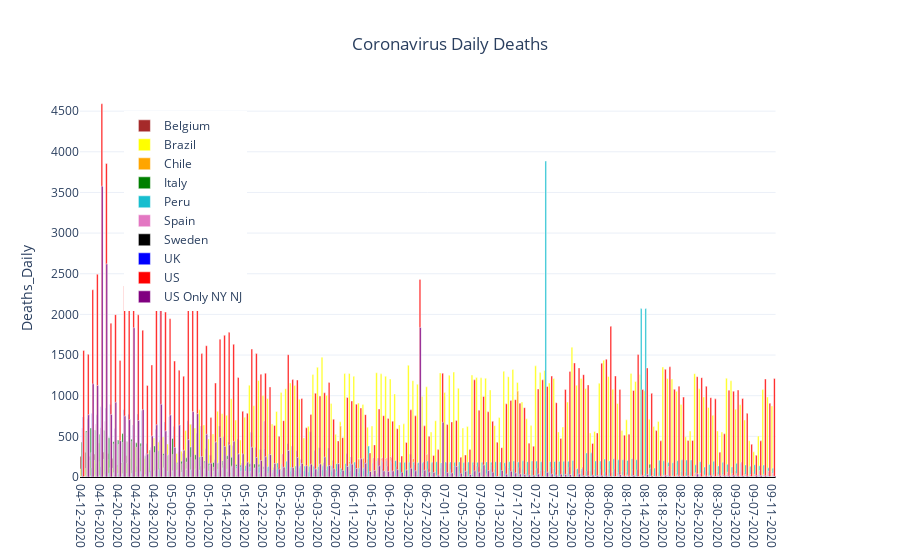

This figure's notebook cell:
### Code cell
fig = make_subplots(specs=[[{'secondary_y':True}]])
for mycountry in countries_list:
    fig.add_trace(go.Bar(x=country_df[country_df['Country_Region']==mycountry]['Date'],
                               y=country_df[country_df['Country_Region']==mycountry]['Deaths_Daily'],
                               name = rename_dict[mycountry],
                               marker = {'color':colors_dict[mycountry]},width = 0.35),
                  secondary_y = False)
fig.update_layout(showlegend = True,
                legend= dict(x=0.06,y=0.97),
                title='Coronavirus Daily Deaths',
                title_x= 0.5,
                yaxis={'title':'Deaths_Daily',
                       'range': [0.0,country_df['Deaths_Daily'].max() * 1.01],
                       'zeroline':True,'zerolinecolor':'#000000','zerolinewidth':2.0},
                template='plotly_white')
fig.show()
fig.write_image(r'C:\__YOUTUBE__\__POLITICS__\Coronavirus\outputdata\W5-CV_Daily_Deaths.png',width = 852,height = 480)

### Figure 1 — Plotly figure (JSON) as saved in the notebook; plotly's stock layout.template omitted (floating-point values rounded to 4 significant figures; data arrays with more than 128 entries replaced by an {"elided": "..."} marker saying what was removed)
{"data": [{"marker": {"color": "brown"}, "name": "Belgium", "type": "bar", "width": 0.35, "x": {"elided": "153 str values"}, "xaxis": "x", "y": {"elided": "153 int values"}, "yaxis": "y"}, {"marker": {"color": "yellow"}, "name": "Brazil", "type": "bar", "width": 0.35, "x": {"elided": "153 str values"}, "xaxis": "x", "y": {"elided": "153 int values"}, "yaxis": "y"}, {"marker": {"color": "orange"}, "name": "Chile", "type": "bar", "width": 0.35, "x": {"elided": "153 str values"}, "xaxis": "x", "y": {"elided": "153 int values"}, "yaxis": "y"}, {"marker": {"color": "green"}, "name": "Italy", "type": "bar", "width": 0.35, "x": {"elided": "153 str values"}, "xaxis": "x", "y": {"elided": "153 int values"}, "yaxis": "y"}, {"marker": {"color": "#17becf"}, "name": "Peru", "type": "bar", "width": 0.35, "x": {"elided": "153 str values"}, "xaxis": "x", "y": {"elided": "153 int values"}, "yaxis": "y"}, {"marker": {"color": "#e377c2"}, "name": "Spain", "type": "bar", "width": 0.35, "x": {"elided": "153 str values"}, "xaxis": "x", "y": {"elided": "153 int values"}, "yaxis": "y"}, {"marker": {"color": "black"}, "name": "Sweden", "type": "bar", "width": 0.35, "x": {"elided": "153 str values"}, "xaxis": "x", "y": {"elided": "153 int values"}, "yaxis": "y"}, {"marker": {"color": "blue"}, "name": "UK", "type": "bar", "width": 0.35, "x": {"elided": "153 str values"}, "xaxis": "x", "y": {"elided": "153 int values"}, "yaxis": "y"}, {"marker": {"color": "red"}, "name": "US", "type": "bar", "width": 0.35, "x": {"elided": "153 str values"}, "xaxis": "x", "y": {"elided": "153 int values"}, "yaxis": "y"}, {"marker": {"color": "purple"}, "name": "US Only NY NJ", "type": "bar", "width": 0.35, "x": {"elided": "153 str values"}, "xaxis": "x", "y": {"elided": "153 int values"}, "yaxis": "y"}], "layout": {"legend": {"x": 0.06, "y": 0.97}, "showlegend": true, "title": {"text": "Coronavirus Daily Deaths", "x": 0.5}, "xaxis": {"anchor": "y", "domain": [0, 0.94]}, "yaxis": {"anchor": "x", "domain": [0, 1], "range": [0, 4637.0], "title": {"text": "Deaths_Daily"}, "zeroline": true, "zerolinecolor": "#000000", "zerolinewidth": 2}, "yaxis2": {"anchor": "x", "overlaying": "y", "side": "right"}}}
